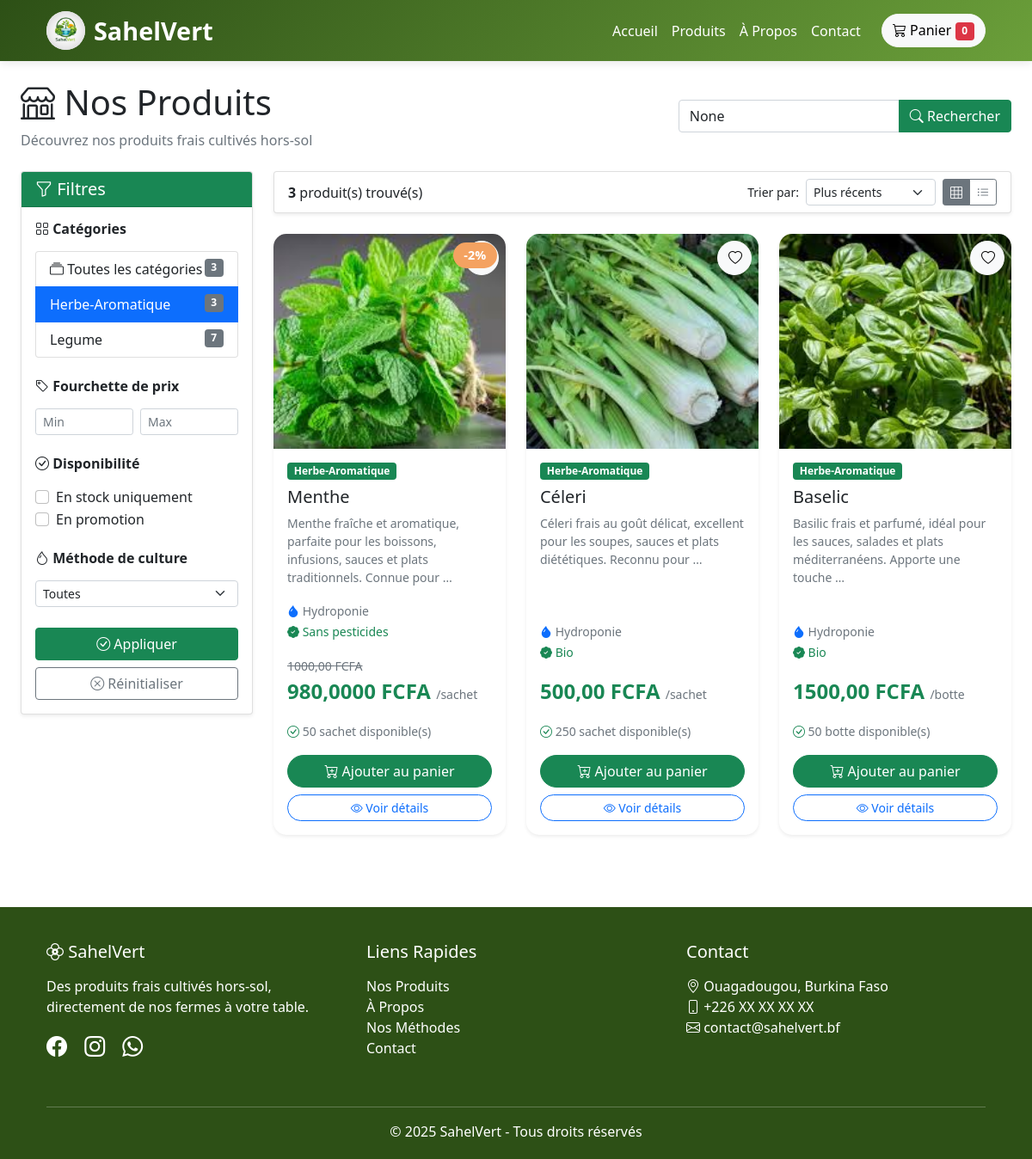
Before: /produits/?categorie=2 with the older database file.
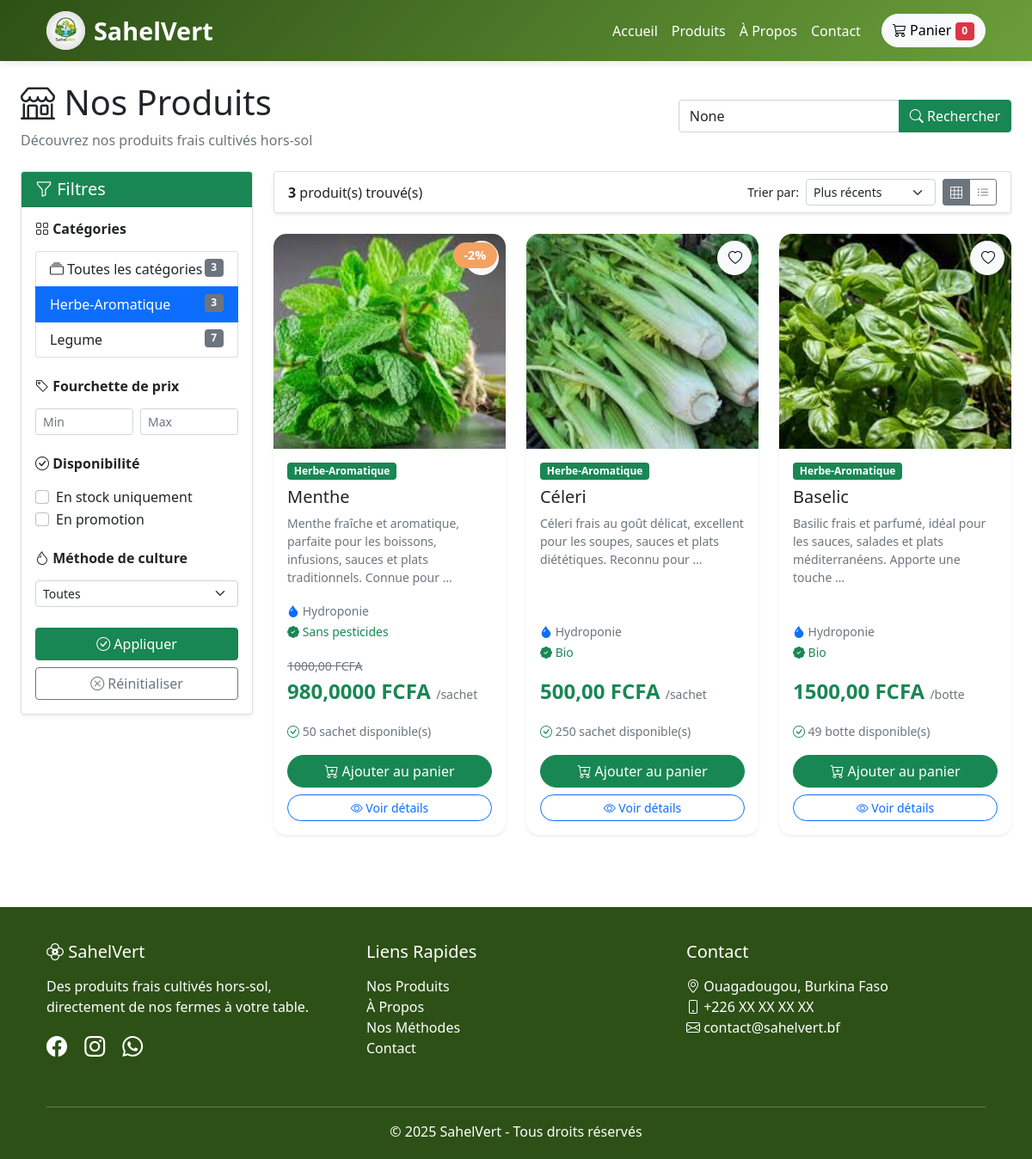
After: the same page with the newer database file.
### Shop/models.py (models this page shows, shortened)
class Produit(models.Model):
    UNITE_CHOICES = [
        ('kg', 'Kilogramme'),
        ('piece', 'Pièce'),
        ('botte', 'Botte'),
        ('sachet', 'Sachet'),
    ]
    nom = models.CharField(max_length=200)
    categorie = models.ForeignKey(Categorie, on_delete=models.CASCADE, related_name='produits')
    description = models.TextField()
    prix = models.DecimalField(
        max_digits=10,
        decimal_places=2,
        validators=[MinValueValidator(Decimal('0.01'))]
    )
    unite = models.CharField(max_length=10, choices=UNITE_CHOICES, default='kg')
    stock = models.IntegerField(default=0, validators=[MinValueValidator(0)])
    par_commande =models.BooleanField(default =False ,help_text="Indique si le produit doit se daire par commande")
    image = models.ImageField(upload_to='produits/')
    image_2 = models.ImageField(upload_to='produits/', blank=True, null=True)
    image_3 = models.ImageField(upload_to='produits/', blank=True, null=True)
    mth_choice=[
        ("Hydroponie","Hydronponie"),
        ("Aquaponie","Aquaponie"),
    ]
    methode_culture = models.CharField(max_length=100, blank=True,choices=mth_choice)
    cer_choice =[
        ("Bio","Bio"),
        ("Sans pesticides","Sans pesticides"),
    ]
    certifications = models.CharField(max_length=200, blank=True, choices =cer_choice)
    actif = models.BooleanField(default=True)
    en_promotion = models.BooleanField(default=False)
    pourcentage_promotion = models.DecimalField(
        max_digits=5,
        decimal_places=2,
        default=0,
        validators=[MinValueValidator(0)]
    )
    date_creation = models.DateTimeField(auto_now_add=True)
    date_modification = models.DateTimeField(auto_now=True)
    class Meta:
        verbose_name = "Produit"
        verbose_name_plural = "Produits"
        ordering = ['-date_creation']
    def prix_avec_promotion(self):
        if self.en_promotion and self.pourcentage_promotion > 0:
            reduction = self.prix * (self.pourcentage_promotion / 100)
            return self.prix - reduction
        return self.prix

class Categorie(models.Model):
    nom = models.CharField(max_length=100, unique=True)
    description = models.TextField(blank=True)
    image = models.ImageField(upload_to='categories/', blank=True, null=True)
    actif = models.BooleanField(default=True)
    date_creation = models.DateTimeField(auto_now_add=True)
    class Meta:
        verbose_name = "Catégorie"
        verbose_name_plural = "Catégories"
        ordering = ['nom']

### Shop/views.py (the view)
# urls.py: path('produits/', views.liste_produits, name='liste_produits'),
def liste_produits(request):
    produits = Produit.objects.filter(actif=True)
    categorie_id = request.GET.get('categorie')
    if categorie_id:
        produits = produits.filter(categorie_id=categorie_id)
    recherche = request.GET.get('q')
    if recherche:
        produits = produits.filter(
            Q(nom__icontains=recherche) |
            Q(description__icontains=recherche)
        )
    tri = request.GET.get('tri', 'recent')
    if tri == 'prix_asc':
        produits = produits.order_by('prix')
    elif tri == 'prix_desc':
        produits = produits.order_by('-prix')
    elif tri == 'nom':
        produits = produits.order_by('nom')
    else:
        produits = produits.order_by('-date_creation')
    paginator = Paginator(produits, 12)
    page = request.GET.get('page')
    produits_page = paginator.get_page(page)
    categories = Categorie.objects.filter(actif=True)
    context = {
        'produits': produits_page,
        'categories': categories,
        'categorie_selectionnee': categorie_id,
        'recherche': recherche,
        'tri': tri,
    }
    return render(request, 'shop/liste_produits.html', context)

### templates/shop/liste_produits.html (shortened to what the changed rows need)
{% extends 'base.html' %}
{% block content %}
<div class="container-fluid my-4">
    <div class="row mb-4">
        <div class="col-12">
            <div class="d-flex justify-content-between align-items-center flex-wrap gap-3">
                <div>
                    <h1 class="mb-2">
                        <i class="bi bi-shop"></i> Nos Produits
                    </h1>
                </div>
            </div>
        </div>
    </div>
    <div class="row filtre">
        <div class="col-lg-9">
            <div class="row" id="productsGrid">
                {% if produits %}
                    {% for produit in produits %}
                    <div class="col-md-4 mb-4 product-item">
                        <div class="card product-card shadow-sm h-100">
                            <div class="position-relative overflow-hidden" style="height: 250px;">
                                <img src="{{ produit.image.url }}"
                                     class="card-img-top"
                                     alt="{{ produit.nom }}"
                                     style="height: 100%; object-fit: cover; transition: transform 0.3s;"
                                     onmouseover="this.style.transform='scale(1.1)'"
                                     onmouseout="this.style.transform='scale(1)'">
                                <button class="btn btn-light rounded-circle position-absolute top-0 end-0 m-2"
                                        style="width: 40px; height: 40px;">
                                    <i class="bi bi-heart"></i>
                                </button>
                            </div>
                            <div class="card-body d-flex flex-column">
                                <span class="badge bg-success mb-2 align-self-start">
                                    {{ produit.categorie.nom }}
                                </span>
                                <h5 class="card-title">
                                    <a href="/produit/{{ produit.id }}/" class="text-decoration-none text-dark">
                                        {{ produit.nom }}
                                    </a>
                                </h5>
                                <p class="card-text text-muted small flex-grow-1">
                                    {{ produit.description|truncatewords:15 }}
                                </p>
                                <div class="mb-3">
                                    {% if produit.methode_culture %}
                                    <small class="text-muted">
                                        <i class="bi bi-droplet-fill text-primary"></i>
                                        {{ produit.methode_culture }}
                                    </small>
                                    {% endif %}
                                    {% if produit.certifications %}
                                    <br>
                                    <small class="text-success">
                                        <i class="bi bi-patch-check-fill"></i>
                                        {{ produit.certifications }}
                                    </small>
                                    {% endif %}
                                </div>
                                <div class="mb-3">
                                    {% if produit.en_promotion %}
                                    <div>
                                        <span class="text-muted text-decoration-line-through small">
                                            {{ produit.prix }} FCFA
                                        </span>
                                    </div>
                                    <div>
                                        <strong class="text-success fs-4">
                                            {{ produit.prix_avec_promotion }} FCFA
                                        </strong>
                                        <small class="text-muted">/{{ produit.unite }}</small>
                                    </div>
                                    {% else %}
                                    <strong class="text-success fs-4">
                                        {{ produit.prix }} FCFA
                                    </strong>
                                    <small class="text-muted">/{{ produit.unite }}</small>
                                    {% endif %}
                                </div>
                                <div class="mb-3">
                                    {% if produit.stock > 0 %}
                                    <small class="text-muted">
                                        <i class="bi bi-check-circle text-success"></i>
                                        {{ produit.stock }} {{ produit.unite }} disponible(s)
                                    </small>
                                    {% else %}
                                    <small class="text-danger">
                                        <i class="bi bi-x-circle"></i>
                                        Rupture de stock
                                    </small>
                                    {% endif %}
                                </div>
                                <div class="d-grid gap-2">
                                    {% if produit.stock > 0 %}
                                    <a href="/produit/{{ produit.id }}/" class="btn btn-success rounded-pill">
                                        <i class="bi bi-cart-plus"></i> Ajouter au panier
                                    </a>
                                    {% else %}
                                    <button class="btn btn-secondary rounded-pill" disabled>
                                        <i class="bi bi-x-circle"></i> Indisponible
                                    </button>
                                    {% endif %}
                                    <a href="/produit/{{ produit.id }}/" class="btn btn-outline-primary btn-sm rounded-pill">
                                        <i class="bi bi-eye"></i> Voir détails
                                    </a>
                                </div>
                            </div>
                        </div>
                    </div>
                    {% endfor %}
                {% endif %}
            </div>
        </div>
    </div>
</div>
{% endblock %}

Changed rows visible on the page:
changed Produit "Baselic": stock "50" → "49"
